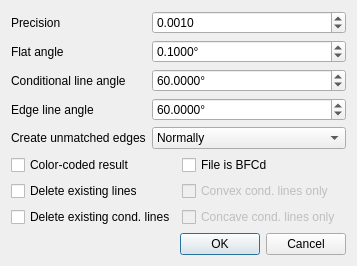
<?xml version="1.0" encoding="UTF-8"?>
<ui version="4.0">
 <class>Edger2Dialog</class>
 <widget class="QDialog" name="Edger2Dialog">
  <property name="geometry">
   <rect>
    <x>0</x>
    <y>0</y>
    <width>357</width>
    <height>257</height>
   </rect>
  </property>
  <property name="windowTitle">
   <string>Edger 2</string>
  </property>
  <property name="windowOpacity">
   <double>1.000000000000000</double>
  </property>
  <layout class="QVBoxLayout" name="verticalLayout_3">
   <item>
    <layout class="QVBoxLayout" name="verticalLayout_4">
     <item>
      <layout class="QFormLayout" name="formLayout">
       <item row="0" column="0">
        <widget class="QLabel" name="label">
         <property name="text">
          <string>Precision</string>
         </property>
        </widget>
       </item>
       <item row="0" column="1">
        <widget class="QDoubleSpinBox" name="precision">
         <property name="suffix">
          <string/>
         </property>
         <property name="decimals">
          <number>4</number>
         </property>
         <property name="value">
          <double>0.001000000000000</double>
         </property>
        </widget>
       </item>
       <item row="1" column="1">
        <widget class="QDoubleSpinBox" name="flatAngle">
         <property name="suffix">
          <string>°</string>
         </property>
         <property name="decimals">
          <number>4</number>
         </property>
         <property name="minimum">
          <double>0.000000000000000</double>
         </property>
         <property name="maximum">
          <double>360.000000000000000</double>
         </property>
         <property name="singleStep">
          <double>0.100000000000000</double>
         </property>
         <property name="value">
          <double>0.100000000000000</double>
         </property>
        </widget>
       </item>
       <item row="1" column="0">
        <widget class="QLabel" name="label_3">
         <property name="text">
          <string>Flat angle</string>
         </property>
        </widget>
       </item>
       <item row="2" column="0">
        <widget class="QLabel" name="label_2">
         <property name="text">
          <string>Conditional line angle</string>
         </property>
        </widget>
       </item>
       <item row="2" column="1">
        <widget class="QDoubleSpinBox" name="condAngle">
         <property name="suffix">
          <string>°</string>
         </property>
         <property name="decimals">
          <number>4</number>
         </property>
         <property name="maximum">
          <double>360.000000000000000</double>
         </property>
         <property name="singleStep">
          <double>0.100000000000000</double>
         </property>
         <property name="value">
          <double>60.000000000000000</double>
         </property>
        </widget>
       </item>
       <item row="3" column="1">
        <widget class="QDoubleSpinBox" name="edgeAngle">
         <property name="suffix">
          <string>°</string>
         </property>
         <property name="decimals">
          <number>4</number>
         </property>
         <property name="maximum">
          <double>360.000000000000000</double>
         </property>
         <property name="singleStep">
          <double>0.100000000000000</double>
         </property>
         <property name="value">
          <double>60.000000000000000</double>
         </property>
        </widget>
       </item>
       <item row="3" column="0">
        <widget class="QLabel" name="label_4">
         <property name="text">
          <string>Edge line angle</string>
         </property>
        </widget>
       </item>
       <item row="4" column="1">
        <widget class="QComboBox" name="unmatched">
         <property name="currentIndex">
          <number>1</number>
         </property>
         <item>
          <property name="text">
           <string>Only</string>
          </property>
         </item>
         <item>
          <property name="text">
           <string>Normally</string>
          </property>
         </item>
         <item>
          <property name="text">
           <string>Never</string>
          </property>
         </item>
        </widget>
       </item>
       <item row="4" column="0">
        <widget class="QLabel" name="label_5">
         <property name="text">
          <string>Create unmatched edges</string>
         </property>
        </widget>
       </item>
      </layout>
     </item>
     <item>
      <layout class="QHBoxLayout" name="horizontalLayout">
       <item>
        <layout class="QVBoxLayout" name="verticalLayout_5">
         <item>
          <widget class="QCheckBox" name="colored">
           <property name="text">
            <string>Color-coded result</string>
           </property>
          </widget>
         </item>
         <item>
          <widget class="QCheckBox" name="delLines">
           <property name="text">
            <string>Delete existing lines</string>
           </property>
          </widget>
         </item>
         <item>
          <widget class="QCheckBox" name="delCondLines">
           <property name="text">
            <string>Delete existing cond. lines</string>
           </property>
          </widget>
         </item>
        </layout>
       </item>
       <item>
        <layout class="QVBoxLayout" name="verticalLayout_6">
         <item>
          <widget class="QCheckBox" name="bfc">
           <property name="text">
            <string>File is BFCd</string>
           </property>
          </widget>
         </item>
         <item>
          <widget class="QCheckBox" name="convex">
           <property name="enabled">
            <bool>false</bool>
           </property>
           <property name="text">
            <string>Convex cond. lines only</string>
           </property>
          </widget>
         </item>
         <item>
          <widget class="QCheckBox" name="concave">
           <property name="enabled">
            <bool>false</bool>
           </property>
           <property name="text">
            <string>Concave cond. lines only</string>
           </property>
          </widget>
         </item>
        </layout>
       </item>
      </layout>
     </item>
    </layout>
   </item>
   <item>
    <widget class="QDialogButtonBox" name="buttonBox">
     <property name="orientation">
      <enum>Qt::Horizontal</enum>
     </property>
     <property name="standardButtons">
      <set>QDialogButtonBox::Cancel|QDialogButtonBox::Ok</set>
     </property>
    </widget>
   </item>
  </layout>
 </widget>
 <resources/>
 <connections>
  <connection>
   <sender>buttonBox</sender>
   <signal>accepted()</signal>
   <receiver>Edger2Dialog</receiver>
   <slot>accept()</slot>
   <hints>
    <hint type="sourcelabel">
     <x>254</x>
     <y>250</y>
    </hint>
    <hint type="destinationlabel">
     <x>157</x>
     <y>256</y>
    </hint>
   </hints>
  </connection>
  <connection>
   <sender>buttonBox</sender>
   <signal>rejected()</signal>
   <receiver>Edger2Dialog</receiver>
   <slot>reject()</slot>
   <hints>
    <hint type="sourcelabel">
     <x>322</x>
     <y>250</y>
    </hint>
    <hint type="destinationlabel">
     <x>286</x>
     <y>256</y>
    </hint>
   </hints>
  </connection>
  <connection>
   <sender>bfc</sender>
   <signal>clicked(bool)</signal>
   <receiver>convex</receiver>
   <slot>setEnabled(bool)</slot>
   <hints>
    <hint type="sourcelabel">
     <x>249</x>
     <y>157</y>
    </hint>
    <hint type="destinationlabel">
     <x>248</x>
     <y>185</y>
    </hint>
   </hints>
  </connection>
  <connection>
   <sender>bfc</sender>
   <signal>clicked(bool)</signal>
   <receiver>concave</receiver>
   <slot>setEnabled(bool)</slot>
   <hints>
    <hint type="sourcelabel">
     <x>283</x>
     <y>154</y>
    </hint>
    <hint type="destinationlabel">
     <x>283</x>
     <y>205</y>
    </hint>
   </hints>
  </connection>
 </connections>
</ui>
